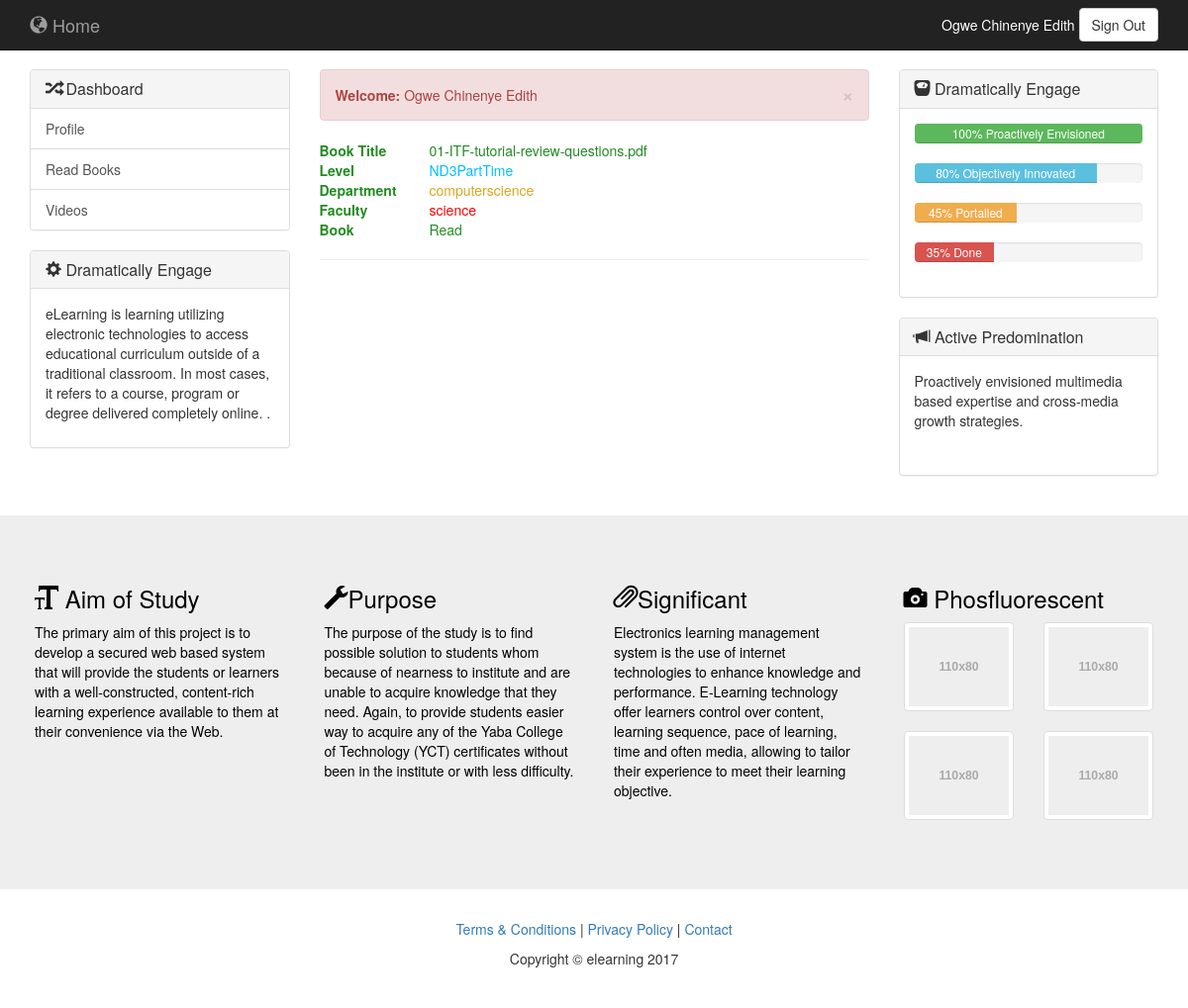
Page /book.php (signed in) on the committed database.
### tables this page shows
CREATE TABLE `users` (
  `user_id` int(5) NOT NULL,
  `user_name` varchar(25) NOT NULL,
  `department` varchar(50) NOT NULL,
  `faculty` varchar(50) NOT NULL,
  `level` varchar(100) NOT NULL,
  `user_email` varchar(35) NOT NULL,
  `user_pass` varchar(255) NOT NULL
);

CREATE TABLE `club_material` (
  `id` int(11) NOT NULL,
  `title` varchar(200) NOT NULL,
  `level` varchar(100) NOT NULL,
  `department` varchar(50) NOT NULL,
  `faculty` varchar(50) NOT NULL,
  `image` blob NOT NULL
);

### book.php (the view, shortened to what this page needs)
<?php
$res=mysql_query("SELECT * FROM users WHERE user_id=".$_SESSION['user']);
$userRow=mysql_fetch_array($res);
?>
<!DOCTYPE html>
<html lang="en">
<head>
    <link href="css/bootstrap.min.css" rel="stylesheet">
    <link href="css/custom.css" rel="stylesheet">
</head>
<body>
    <?php include_once('include/nav.php'); ?>
<div class="container-fluid" style="margin-top: 20px;">
        <?php include_once('include/LeftColumn.php'); ?>
        <div class="col-sm-6">
            <div class="alert alert-danger alert-dismissible" role="alert">
                <button type="button" class="close" data-dismiss="alert" aria-label="Close"><span aria-hidden="true">&times;</span></button>
                <strong>Welcome:</strong> <?php echo $userRow['user_name']; ?>
            </div>
			        <?php
            $connect = mysql_connect("localhost", "root", "");
            $sql = mysql_query("SELECT * FROM club_material ",$connect);
            echo "<table border=\"0\" width='100%'>";
				 while ($result1 = mysql_fetch_array ($sql))
				{
					echo "<tr>";
					echo "<th style='color: #228B22; width:20%;'>Book Title</th>";
					echo "<td style='color:#228B22'>".$result1 ["title"]."</td>";
					echo "</tr>";
					echo "<tr>";
					echo "<th style='color: #228B22; width:20%;'>Level</th>";
					echo "<td style='color:#00BFFF'>".$result1 ["level"]."</td>";
					echo "</tr>";
					echo "<tr>";
					echo "<th style='color: #228B22; width:20%;'>Department</th>";
					echo "<td style='color:#DAA520'>".$result1 ["department"]."</td>";
					echo "</tr>";
					echo "<tr>";
					echo "<th style='color: #228B22; width:20%;'>Faculty</th>";
					echo "<td style='color:#FF0000'>".$result1 ["faculty"]."</td>";
					echo "</tr>";
					echo "<tr>";
					echo "<th style='color: #228B22; width:20%;'>Book</th>";
					echo "<td ><a href=\"auth/".$result1['image']."\" target=\"_blank\" style='color:#228B22'>Read</a></td>";
					echo "</tr>";
					echo "<tr>";
					echo "<th colspan='2'><hr></th>";
					echo "<tr>";
					echo "<tr>";
					echo "<th colspan='2'>&nbsp;</th>";
				}
            echo "</table>";
            ?>
        </div>
       <?php include_once('include/RightColumn.php'); ?>
    </div>
   <?php include_once('include/footerstd.php');?>
</body>
</html>

### include/nav.php (shortened to what this page needs)
<nav class="navbar navbar-inverse navbar-fixed-top" role="navigation" >
       <div class="container">
           <div class="navbar-header">
               <a class="navbar-brand" href="home.php"><span class="glyphicon glyphicon-globe"></span> Home</a>
           </div>
           <div class="collapse navbar-collapse" id="navbar">
               <div class="navbar-form navbar-right form-inline">
                <div class="form-group" style="color: #fff;">
                <?php echo $userRow['user_name']; ?>
                </div>
                 <div class="form-group">
                       <a href="logout.php?logout"  class="btn btn-default">Sign Out</a>
                </div>
                </div>
           </div>
       </div>
   </nav>

### css/custom.css (style rules this page uses)
body { padding-top: 50px; }

### rows in the picture
users: user_name "Ogwe Chinenye Edith"
club_material: title "01-ITF-tutorial-review-questions.pdf", level "ND3PartTime", department "computerscience", faculty "science"
